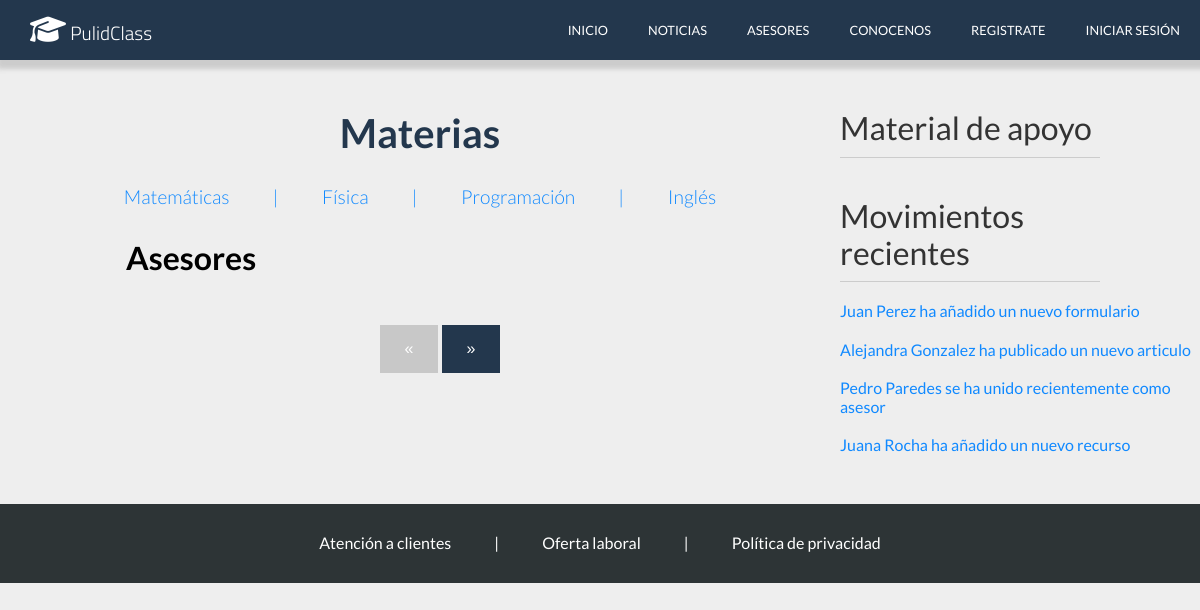
The app's page /asesores.php, older data.
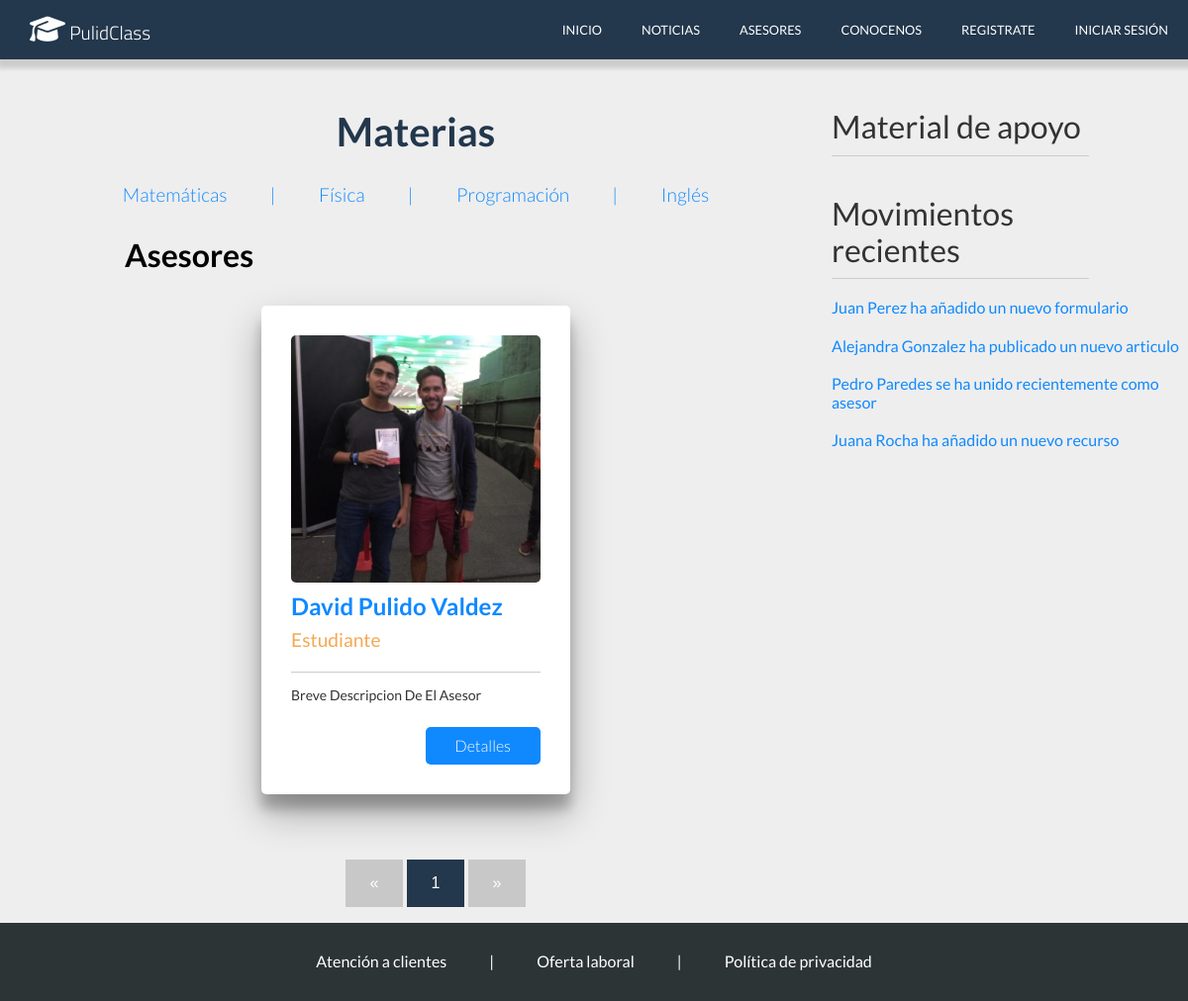
The same page, newer data.
### tables this page shows
CREATE TABLE `asesor` (
  `Id_Asesor` int(11) NOT NULL AUTO_INCREMENT,
  `Nombre_Usuario` varchar(30) NOT NULL,
  `Edad` int(11) DEFAULT NULL,
  `Grado_Estudios` varchar(40) DEFAULT NULL,
  `Nombres` varchar(50) DEFAULT NULL,
  `A_Paterno` varchar(30) DEFAULT NULL,
  `A_Materno` varchar(30) DEFAULT NULL,
  `Ocupacion` varchar(50) DEFAULT NULL,
  `Descripcion` varchar(250) DEFAULT NULL,
  `Correo` varchar(70) DEFAULT NULL,
  `Telefono` varchar(16) DEFAULT NULL,
  `Foto` text,
  PRIMARY KEY (`Id_Asesor`)
);

### asesores.php (called while the page is built, shortened)
<?php session_start();
    require('conexion.php');
    $statement = $conexion->prepare('SELECT * FROM Asesor');
    $statement->execute();
    $asesores=$statement->fetchAll();
    $pagina = isset($_GET['pagina']) ? (int)$_GET['pagina'] : 1;
    $postPorPagina = 4;
    $inicio = ($pagina > 1) ? ($pagina * $postPorPagina - $postPorPagina) : 0 ;
    $asesores_page = $conexion->prepare("SELECT SQL_CALC_FOUND_ROWS * FROM asesor LIMIT $inicio, $postPorPagina");
    $asesores_page->execute();
    $asesores_page= $asesores_page->fetchAll();
    $totalAsesores = $conexion->query('SELECT FOUND_ROWS() as total');
    $totalAsesores = $totalAsesores->fetch()['total'];
    $numeroPaginas = ceil($totalAsesores / $postPorPagina);
    require('views/asesores.view.php');
?>

### views/asesores.view.php (the view, shortened to what this page needs)
<!DOCTYPE html>
<html lang="en">
<head>
    <link rel="stylesheet" href="css/normalize.css">
    <link rel="stylesheet" href="css/asesores/estilos.css">
</head>
<body>
    <header>
        <div class="menu">
            <div class="logo">
                <a href="index.php"><h2 class="page-name"><i class="fas fa-graduation-cap"></i> PulidClass</h2></a>
            </div>
            <nav>
                <a href="index.php">Inicio</a>
                <a href="noticias.php">Noticias</a>
                <a href="asesores.php">Asesores</a>
                <a href="conocenos.php">Conocenos</a>
                <?php if(isset($_SESSION['cliente'])): ?>
                    <a href="perfil.php">Perfil</a>
                    <a href="logout.php">Cerrar Sesión</a>
                <?php elseif(isset($_SESSION['admin'])): ?>
                    <a href="admin.php">Perfil</a>
                    <a href="logout.php">Cerrar Sesión</a>
                <?php elseif(isset($_SESSION['asesor'])): ?>
                    <a href="perfil_asesor.php">Perfil</a>
                    <a href="logout.php">Cerrar Sesión</a>
                <?php else: ?>
                    <a href="register.php">Registrate</a>
                    <a href="login.php">Iniciar Sesión</a>
                <?php endif; ?>
            </nav>
        </div>
    <main>
        <div class="asesores">
            <div class="filtrado">
                <h3 class="titulo">Materias</h3>
                <a href="#">Matemáticas</a>
                <a href="#" class="separador"> | </a>
                <a href="#">Física</a>
                <a href="#" class="separador"> | </a>
                <a href="#">Programación</a>
                <a href="#" class="separador"> | </a>
                <a href="#">Inglés</a>
            </div>
            <div class="grid">
                <div class="titulo">
                    <h3>Asesores</h3>
                </div>
                <?php
                    foreach($asesores_page as $asesor){
                    $nombre=$asesor['Nombres']." ".$asesor['A_Paterno']." ".$asesor['A_Materno'];
                    $ocupacion=$asesor['Ocupacion'];
                    $descripcion=$asesor['Descripcion'];
                    $foto=$asesor['Foto'];
                ?>
                <div class="asesor">
                    <form enctype="multipart/form-data" action="asesor.php" method="GET">
                        <div class="foto">
                            <img src="<?php echo $foto?>" alt="">
                        </div>
                        <p class="nombre"><?php echo $nombre ?></p>
                        <p class="ocupacion"><?php echo $ocupacion ?></p>
                        <p class="descripcion"><?php echo $descripcion ?></p>
                        <input type="submit" value="Detalles">
                    </form>
                </div>
                <?php
                }
                ?>
            </div>
            <div class="paginacion">
                    <ul>
                        <?php if($pagina == 1): ?>
                            <li class="disabled">&laquo;</li>
                        <?php else: ?>
                            <li><a href="?pagina=<?php echo $pagina - 1 ?>">&laquo;</a></li>
                        <?php endif; ?>
                        <?php
                            for($i = 1; $i <= $numeroPaginas; $i++){
                                if ($pagina === $i) {
                                    echo "<li class='active'><a href='?pagina=$i'>$i</a></li>";
                                } else {
                                    echo "<li><a href='?pagina=$i'>$i</a></li>";
                                }
                            }
                        ?>
                        <?php if($pagina == $numeroPaginas): ?>
                            <li class="disabled">&raquo;</li>
                        <?php else: ?>
                            <li><a href="?pagina=<?php echo $pagina + 1 ?>">&raquo;</a></li>
                        <?php endif; ?>
                    </ul>
            </div>
        </div>
        <div class="recursos">
        <h2>Material de apoyo</h2>
            <div class="movimientos">
                <h3>Movimientos recientes</h3>
                <a href="#">Juan Perez ha añadido un nuevo formulario</a>
                <a href="#">Alejandra Gonzalez ha publicado un nuevo articulo</a>
                <a href="#">Pedro Paredes se ha unido recientemente como asesor</a>
                <a href="">Juana Rocha ha añadido un nuevo recurso</a>
            </div>
        </div>
    </main>
    <footer>
    <div class="info">
            <a href="#">Atención a clientes</a>
            <a href="#" class="separador"> | </a>
            <a href="#">Oferta laboral</a>
            <a href="#" class="separador"> | </a>
            <a href="politicas.php">Política de privacidad</a>
        </div>
    </footer>
</body>
</html>

### css/asesores/estilos.css (style rules this page uses)
header .menu { background: #23374d; color: #fff; display: flex; box-shadow: 3px 3px 5px 6px #ccc; height: 60px; }
header .menu .logo { display: flex; flex-direction: row; flex-wrap: wrap; align-items: center; width: 20%; padding: 10px; }
header .menu .logo a { color: white; text-decoration: none; }
header .menu .logo a h2 { margin: 0 20px; font-family: "Titillium Web", sans-serif; font-size: 1.2em; font-weight: 300; }
header .menu .logo a h2 i { font-size: 1.5em; }
header .menu nav { text-transform: uppercase; width: 80%; display: flex; flex-direction: row; flex-wrap: wrap; align-items: center; justify-content: flex-end; text-align: right; }
header .menu nav a { font-size: 0.8em; margin: 0 20px; text-decoration: none; color: #fff; transition: all 0.3s ease; }
main .asesores { float: left; width: 70%; }
main .asesores .filtrado { text-align: center; }
main .asesores .filtrado .titulo { margin: 0; margin-top: 50px; margin-bottom: 30px; font-size: 2.5em; color: #23374d; }
main .asesores .filtrado a { text-decoration: none; color: #1089ff; font-size: 1.2em; font-weight: 300; margin: 0 20px; }
main .asesores .filtrado .separador { pointer-events: none; cursor: default; }
main .asesores .grid { display: flex; flex-direction: row; flex-wrap: wrap; justify-content: center; }
main .asesores .grid .titulo { width: 100%; margin-left: 15%; }
main .asesores .grid .titulo h3 { font-size: 2em; }
main .asesores .grid .asesor { background: #fff; width: 30%; position: relative; padding: 30px; border-radius: 5px; margin: 0 50px; margin-bottom: 50px; box-shadow: 0 19px 38px rgba(0, 0, 0, 0.3), 0 15px 12px rgba(0, 0, 0, 0.22); }
main .asesores .grid .asesor p { margin: 0; }
main .asesores .grid .asesor .foto { margin: 0 auto; overflow: hidden; border-radius: 5px; height: 250px; }
main .asesores .grid .asesor .foto img { width: 100%; }
main .asesores .grid .asesor .nombre { margin-top: 10px; font-size: 1.5em; font-weight: 700; color: #1089ff; margin-bottom: 10px; }
main .asesores .grid .asesor .ocupacion { font-size: 1.2em; font-weight: 400; color: #f3a953; margin-bottom: 10px; padding-bottom: 20px; border-bottom: 1px solid #ccc; }
main .asesores .grid .asesor .descripcion { font-size: 0.875em; line-height: 1.8em; color: #333; margin-bottom: 20px; }
main .asesores .grid .asesor input[type='submit'] { background: #1089ff; text-decoration: none; padding: 10px 30px; float: right; color: #fff; font-weight: 300; border-radius: 5px; border-style: none; transition: 0.3s all ease; }
main .asesores .paginacion { display: block; text-align: center; }
main .asesores .paginacion ul { list-style: none; }
main .asesores .paginacion ul .disabled { background: #c8c8c8; display: inline-block; font-family: "Oswald", Arial, helvetica, sans-serif; padding: 15px 25px; cursor: not-allowed; color: #fff; text-decoration: none; }
main .asesores .paginacion ul li { line-height: normal; text-decoration: none; display: inline; }
main .asesores .paginacion ul li a { display: inline-block; font-family: "Oswald", Arial, helvetica, sans-serif; padding: 15px 25px; background: #23374d; color: #fff; text-decoration: none; }
main .recursos { margin-top: 50px; float: left; width: 30%; color: #333; }
main .recursos h2 { font-size: 2em; margin: 0; margin-right: 100px; padding-bottom: 10px; border-bottom: 1px solid #ccc; font-weight: 400; }
main .recursos .movimientos { margin-bottom: 50px; }
main .recursos .movimientos h3 { font-size: 2em; margin: 0; margin-right: 100px; padding-bottom: 10px; margin-top: 40px; border-bottom: 1px solid #ccc; font-weight: 400; }
main .recursos .movimientos a { display: block; text-decoration: none; color: #1089ff; margin: 20px 0; }
footer { clear: both; background: #2d3436; }
footer .info { padding: 30px 0; text-align: center; }
footer .info a { text-decoration: none; color: #fff; margin: 0 20px; }
footer .info .separador { pointer-events: none; cursor: default; }
body { background: #eeeeee; font-size: 16px; font-family: "Lato", sans-serif; }

Row changes from the older to the newer data that the page shows:
added asesor: Foto (picture), nombre "David Pulido Valdez", Ocupacion "Estudiante", Descripcion "Breve Descripcion De El Asesor"
Text that changed along with them:
new list line: "1"
